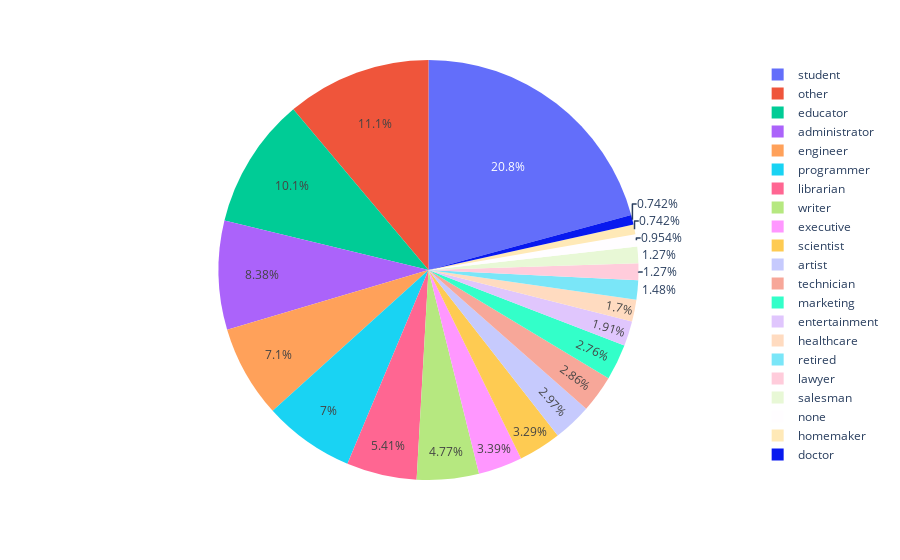

Notebook cell for this chart:
### Markdown cell above
According to this pie chart the statistics of this study is at 71% based on male and only 29% on female.

### Code cell
fig_occupation = px.pie(users, names ='occupation')
fig_occupation.show()

### Figure 1 — Plotly figure (JSON) as saved in the notebook; plotly's stock layout.template omitted (floating-point values rounded to 4 significant figures; data arrays with more than 128 entries replaced by an {"elided": "..."} marker saying what was removed)
{"data": [{"domain": {"x": [0, 1], "y": [0, 1]}, "hovertemplate": "occupation=%{label}<extra></extra>", "labels": {"elided": "943 str values"}, "legendgroup": "", "name": "", "showlegend": true, "type": "pie"}], "layout": {"legend": {"tracegroupgap": 0}, "margin": {"t": 60}}}
